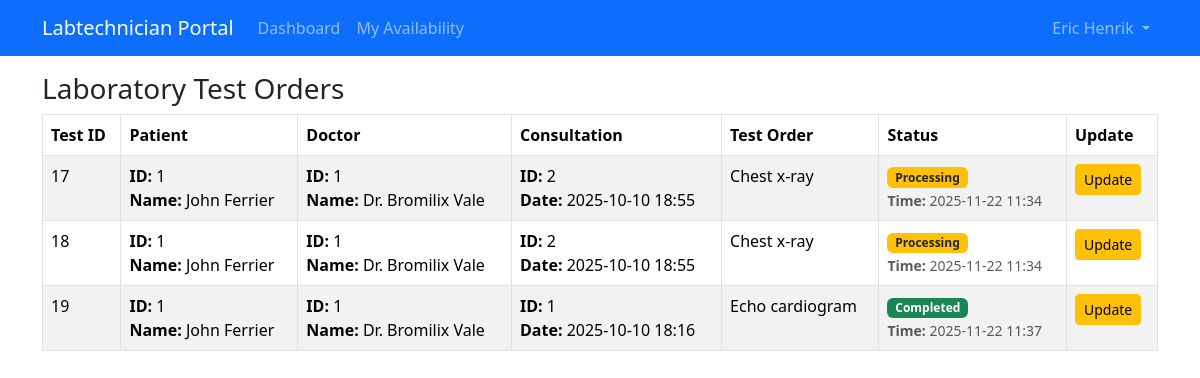
The app's page /labtech/show_tests/ (signed in), older data.
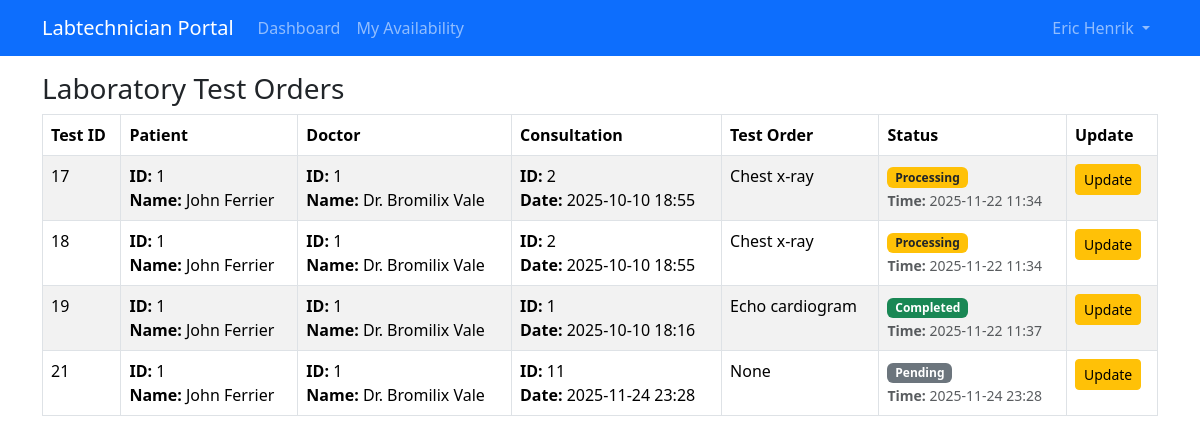
The same page, newer data.
### consultation/models.py (models this page shows, shortened)
class Prescription(models.Model):
    STATUS_CHOICES = [
        ('pending', 'Pending'),
        ('processing', 'Processing'),
        ('completed', 'Completed'),
    ]
    prescription_type = models.ForeignKey(PrescriptionType, on_delete=models.CASCADE)
    consultation = models.ForeignKey(Consultation, on_delete=models.CASCADE)
    prescription = models.TextField()
    status = models.CharField(max_length=20, choices=STATUS_CHOICES, default='pending')
    created_at = models.DateTimeField(auto_now_add=True)
    updated_at = models.DateTimeField(auto_now=True)

class Consultation(models.Model):
    STATUS_CHOICE = [
        ('active','Active'),
        ('inactive', 'Inactive'),
    ]
    appointment = models.ForeignKey(Appointment, on_delete=models.CASCADE)
    doctor = models.ForeignKey(Doctor, on_delete=models.CASCADE)
    chief_comp = models.CharField()
    present_ill = models.TextField(blank=True, null=True)
    past_med = models.TextField(blank=True, null=True)
    past_sur = models.TextField(blank=True, null=True)
    medica_his = models.TextField(blank=True, null=True)
    og_his = models.TextField(blank=True, null=True)
    fam_his = models.TextField(blank=True, null=True)
    soc_his = models.TextField(blank=True, null=True)
    phy_exam = models.TextField(blank=True, null=True)
    diag = models.TextField(blank=True, null=True)
    notes = models.TextField(blank=True, null=True)
    status = models.CharField(max_length=15, choices=STATUS_CHOICE, default='active')
    created_at = models.DateTimeField(auto_now_add=True)
    updated_at = models.DateTimeField(default=timezone.now)
    is_locked = models.BooleanField(default=False)      # Locked after prescription
    is_edited = models.BooleanField(default=False)      # Has been modified before
    last_edited_at = models.DateTimeField(null=True, blank=True)  # Timestamp

### appointment/models.py (models this page shows, shortened)
class Appointment(models.Model):
    STATUS_CHOICES = [
        ('pending', 'Pending'),
        ('confirmed', 'Confirmed'),
        ('cancelled', 'Cancelled'),
        ('completed', 'Completed'),
        ('due', 'Due'),
    ]
    REASON_CHOICES = [
        ('first_time', 'First-time Visit'),
        ('follow_up', 'Follow-up'),
        ('referral', 'Referral')
    ]
    patient = models.ForeignKey(Patient, on_delete=models.CASCADE)
    doctor = models.ForeignKey(Doctor, on_delete=models.CASCADE)
    appointed_datetime = models.DateTimeField()
    status = models.CharField(max_length=10, choices=STATUS_CHOICES, default='pending')
    visit_reason = models.CharField(max_length=20, choices=REASON_CHOICES)
    cancellation_reason = models.TextField(blank=True, null=True)
    cancelled_by = models.CharField(max_length=10, blank=True, null=True)  # 'doctor' or 'patient'
    notes = models.TextField(blank=True, null=True)
    created_at = models.DateTimeField(auto_now_add=True)
    deleted_at = models.DateTimeField(blank=True, null=True)

### patient/models.py (models this page shows, shortened)
class Patient(models.Model):
    TITLES = [
        ('mr', 'Mr'),
        ('mrs', 'Mrs'),
        ('mss', 'Miss'),
        ('ms', 'Ms'),
        ('dr', 'Dr'),
    ]
    GENDER_CHOICES = [
        ('M', 'Male'),
        ('F', 'Female'),
        ('O', 'Other'),
        ('P', 'Prefer not to say'),
    ]
    MARITAL_STATUS_CHOICES = [
        ('M', 'Married'),
        ('U', 'Unmarried'),
        ('P', 'Prefer not to say'),
    ]
    STATUS_CHOICES = [
        ('active', 'Active'),
        ('inactive', 'Inactive'),
    ]
    title = models.CharField(max_length=10, choices=TITLES, blank=True, null=True)
    fname = models.CharField(max_length=64)
    lname = models.CharField(max_length=64)
    date_of_birth = models.DateField(blank=True, null=True)
    gender = models.CharField(max_length=20, choices=GENDER_CHOICES, blank=True, null=True)
    marital_status = models.CharField(max_length=20, choices=MARITAL_STATUS_CHOICES, blank=True, null=True)
    phone = models.CharField(max_length=20, blank=True, null=True)
    email = models.EmailField(max_length=64)
    address = models.TextField(blank=True, null=True)
    password = models.CharField(max_length=128)
    status = models.CharField(max_length=10, choices=STATUS_CHOICES, default='active')
    created_at = models.DateTimeField(auto_now_add=True)
    updated_at = models.DateTimeField(auto_now=True)
    def __str__(self):
        return f"{self.fname} {self.lname}"

### doctor/models.py (models this page shows)
class Doctor(models.Model):
    STATUS_CHOICES = [
        ('active', 'Active'),
        ('inactive', 'Inactive')
    ]
    user = models.OneToOneField(User, on_delete=models.CASCADE, null=True, blank=True)
    department = models.ForeignKey(Department, on_delete=models.CASCADE, related_name="doctors")
    fname = models.CharField(max_length=64)
    lname = models.CharField(max_length=64)
    license = models.CharField(max_length=20, unique=True)
    specialisation = models.CharField(max_length=64)
    email = models.EmailField(max_length=64, unique=True)
    phone = models.CharField(max_length=20)
    address = models.TextField(max_length=500)
    password = models.CharField(max_length=128, default='@User123')
    status = models.CharField(max_length=10, choices=STATUS_CHOICES, default="active")
    created_at = models.DateTimeField(auto_now_add=True)
    updated_at = models.DateTimeField(auto_now=True)
    class Meta:
        verbose_name = 'Doctor'
        verbose_name_plural = 'Doctors'
    def __str__(self):
        return f'Dr. {self.fname} {self.lname}'

### labtech/views.py (the view)
# urls.py: path('show_tests/', views.show_tests ,name='show_tests'),
@labtech_login_required
def show_tests(request):
    labtech = request.labtech
    lab_type = PrescriptionType.objects.get(prescription_type='laboratory')
    lab_tests = Prescription.objects.filter(prescription_type=lab_type)
    return render(request, 'labtech/show_tests.html', {
        'labtech': labtech,
        'lab_tests': lab_tests,
    })

### labtech/models.py (called while the page is built)
    def __str__(self):
        return f'{self.fname} {self.lname}'

### labtech/templates/labtech/show_tests.html
{% extends 'labtech/layout.html' %}
{% block content %}
<h3>Laboratory Test Orders</h3>
<table class="table table-bordered table-striped">
    <thead>
        <tr>
            <th>Test ID</th>
            <th>Patient</th>
            <th>Doctor</th>
            <th>Consultation</th>
            <th>Test Order</th>
            <th>Status</th>
            <th>Update</th>
        </tr>
    </thead>
    <tbody>
        {% for test in lab_tests %}
        <tr>
            <td>{{ test.id }}</td>
            <td>
                <strong>ID:</strong> {{ test.consultation.appointment.patient.id }}<br>
                <strong>Name:</strong> {{ test.consultation.appointment.patient }}
            </td>
            <td>
                <strong>ID:</strong> {{ test.consultation.doctor.id }}<br>
                <strong>Name:</strong> {{ test.consultation.doctor }}
            </td>
            <td>
                <strong>ID:</strong> {{ test.consultation.id }}<br>
                <strong>Date:</strong> {{ test.consultation.created_at|date:"Y-m-d H:i" }}
            </td>
            <td>{{ test.prescription }}</td>
            <td>
                {% if test.status == 'pending' %}
                    <span class="badge bg-secondary">Pending</span>
                {% elif test.status == 'processing' %}
                    <span class="badge bg-warning text-dark">Processing</span>
                {% elif test.status == 'completed' %}
                    <span class="badge bg-success">Completed</span>
                {% else %}
                    <span class="badge bg-dark">{{ test.status }}</span>
                {% endif %}
                <br>
                <small class="text-muted"><strong>Time:</strong> {{ test.created_at|date:"Y-m-d H:i" }}</small>
            </td>
            <td>
                <a href="{% url 'labtech:update_status' test.id %}"
                   class="btn btn-warning btn-sm">Update</a>
            </td>
        </tr>
        {% empty %}
            <tr><td colspan="7">No lab tests available.</td></tr>
        {% endfor %}
    </tbody>
</table>
{% endblock %}

Row changes from the older to the newer data that the page shows:
added Prescription: id "21", consultation.appointment.patient.id "1", consultation.appointment.patient "John Ferrier", consultation.doctor.id "1", consultation.doctor "Dr. Bromilix Vale", consultation.id "11", consultation.created_at "2025-11-24 23:28", prescription "None", status "Pending", created_at "2025-11-24 23:28"
